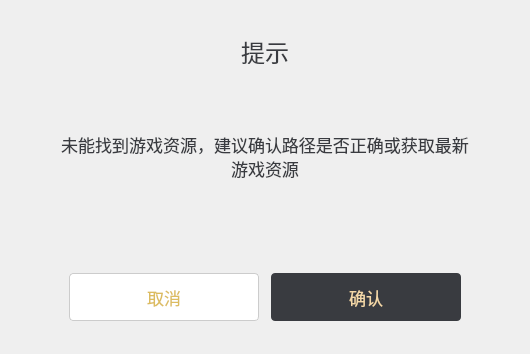
<?xml version="1.0" encoding="UTF-8"?>
<ui version="4.0">
 <class>QtWidgetsMessageBox</class>
 <widget class="QWidget" name="QtWidgetsMessageBox">
  <property name="geometry">
   <rect>
    <x>0</x>
    <y>0</y>
    <width>530</width>
    <height>354</height>
   </rect>
  </property>
  <property name="windowTitle">
   <string>提示</string>
  </property>
  <property name="styleSheet">
   <string notr="true"/>
  </property>
  <widget class="QPushButton" name="pushButton_OK">
   <property name="geometry">
    <rect>
     <x>271</x>
     <y>273</y>
     <width>190</width>
     <height>48</height>
    </rect>
   </property>
   <property name="font">
    <font>
     <family>微软雅黑</family>
     <pointsize>13</pointsize>
    </font>
   </property>
   <property name="styleSheet">
    <string notr="true">QPushButton{
background-color:rgb(57, 59, 64);
color:rgb(244, 216, 168);
border:none;
border-radius:4px;
}
QPushButton:hover {
background-color:rgb(77, 79, 83);
}
QPushButton:pressed {
background-color:rgb(57, 59, 64);
}</string>
   </property>
   <property name="text">
    <string>确认</string>
   </property>
  </widget>
  <widget class="QLabel" name="label_Title">
   <property name="geometry">
    <rect>
     <x>241</x>
     <y>39</y>
     <width>48</width>
     <height>25</height>
    </rect>
   </property>
   <property name="font">
    <font>
     <family>微软雅黑</family>
     <pointsize>18</pointsize>
    </font>
   </property>
   <property name="styleSheet">
    <string notr="true">QLabel{
color:rgb(57, 59, 64);
}</string>
   </property>
   <property name="text">
    <string>提示</string>
   </property>
   <property name="alignment">
    <set>Qt::AlignCenter</set>
   </property>
  </widget>
  <widget class="QLabel" name="label_Message">
   <property name="geometry">
    <rect>
     <x>58</x>
     <y>132</y>
     <width>414</width>
     <height>90</height>
    </rect>
   </property>
   <property name="font">
    <font>
     <family>微软雅黑</family>
     <pointsize>13</pointsize>
     <stylestrategy>PreferDefault</stylestrategy>
     <kerning>true</kerning>
    </font>
   </property>
   <property name="styleSheet">
    <string notr="true">QLabel{
color:rgb(57, 59, 64);
}</string>
   </property>
   <property name="text">
    <string>未能找到游戏资源，建议确认路径是否正确或获取最新游戏资源</string>
   </property>
   <property name="alignment">
    <set>Qt::AlignHCenter|Qt::AlignTop</set>
   </property>
   <property name="wordWrap">
    <bool>true</bool>
   </property>
  </widget>
  <widget class="QLabel" name="BackgrouundImageRect">
   <property name="geometry">
    <rect>
     <x>0</x>
     <y>0</y>
     <width>550</width>
     <height>354</height>
    </rect>
   </property>
   <property name="styleSheet">
    <string notr="true">QLabel{
background-image:url(:/BackgroundImage/resource/QMessageBox/bg.png);
}
</string>
   </property>
   <property name="text">
    <string/>
   </property>
  </widget>
  <widget class="QPushButton" name="pushButton_Cancel">
   <property name="geometry">
    <rect>
     <x>69</x>
     <y>273</y>
     <width>190</width>
     <height>48</height>
    </rect>
   </property>
   <property name="font">
    <font>
     <family>微软雅黑</family>
     <pointsize>13</pointsize>
    </font>
   </property>
   <property name="styleSheet">
    <string notr="true">QPushButton{
background-color:rgb(255, 255, 255);
color:rgb(220, 188, 96);
border:1px solid rgb(204, 204, 204);
border-radius:4px;
}
QPushButton:hover {
background-color:rgb(251, 248, 239);
}
QPushButton:pressed {
background-color:rgb(236, 233, 224);
}</string>
   </property>
   <property name="text">
    <string>取消</string>
   </property>
  </widget>
  <zorder>BackgrouundImageRect</zorder>
  <zorder>pushButton_OK</zorder>
  <zorder>label_Title</zorder>
  <zorder>label_Message</zorder>
  <zorder>pushButton_Cancel</zorder>
 </widget>
 <layoutdefault spacing="6" margin="11"/>
 <resources>
  <include location="QtWidgetsMessageBox.qrc"/>
  <include location="GenshinImpactNaturalLaw.qrc"/>
 </resources>
 <connections/>
</ui>
